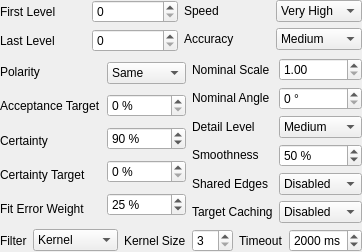
<ui version="4.0" >
 <class>CMilSearchParamsGuiComp</class>
 <widget class="QWidget" name="CMilSearchParamsGuiComp" >
  <property name="geometry" >
   <rect>
    <x>0</x>
    <y>0</y>
    <width>355</width>
    <height>236</height>
   </rect>
  </property>
  <property name="windowTitle" >
   <string>Form</string>
  </property>
  <layout class="QGridLayout" >
   <property name="margin" >
    <number>0</number>
   </property>
   <item row="0" column="0" >
    <layout class="QGridLayout" >
     <item row="0" column="0" >
      <widget class="QLabel" name="label_9" >
       <property name="toolTip" >
        <string>Sets the resolution level for the initial stage (lowest resolution) of the search.&#xd;
Level 0 is the original target and each higher level is half the size (and resolution) of the previous one. If the specified level is not supported by the search algorithm, the highest possible level will be used. &#xd;
A higher first level speeds up the initial search but might make it less reliable because the model might not retain enough distinctive features at a lower resolution.&#xd;
</string>
       </property>
       <property name="whatsThis" >
        <string>Sets the resolution level for the initial stage (lowest resolution) of the search.&#xd;
Level 0 is the original target and each higher level is half the size (and resolution) of the previous one. If the specified level is not supported by the search algorithm, the highest possible level will be used. &#xd;
A higher first level speeds up the initial search but might make it less reliable because the model might not retain enough distinctive features at a lower resolution.&#xd;
</string>
       </property>
       <property name="text" >
        <string>First Level</string>
       </property>
      </widget>
     </item>
     <item row="0" column="1" >
      <widget class="QSpinBox" name="m_spinFirstLevel" >
       <property name="toolTip" >
        <string>Sets the resolution level for the initial stage (lowest resolution) of the search.&#xd;
Level 0 is the original target and each higher level is half the size (and resolution) of the previous one. If the specified level is not supported by the search algorithm, the highest possible level will be used. &#xd;
A higher first level speeds up the initial search but might make it less reliable because the model might not retain enough distinctive features at a lower resolution.&#xd;
</string>
       </property>
       <property name="whatsThis" >
        <string>Sets the resolution level for the initial stage (lowest resolution) of the search.&#xd;
Level 0 is the original target and each higher level is half the size (and resolution) of the previous one. If the specified level is not supported by the search algorithm, the highest possible level will be used. &#xd;
A higher first level speeds up the initial search but might make it less reliable because the model might not retain enough distinctive features at a lower resolution.&#xd;
</string>
       </property>
       <property name="maximum" >
        <number>7</number>
       </property>
      </widget>
     </item>
     <item row="1" column="0" >
      <widget class="QLabel" name="label_10" >
       <property name="toolTip" >
        <string>Sets the resolution level for the final stage (the highest resolution) of the search.&#xd;
Level 0 is the original target and each higher level is half the size (and resolution) of the previous one. If the specified level is not supported by the search algorithm, the highest possible level will be used. &#xd;
A higher last level speeds up the initial search but might make it less reliable and less accurate because the model might not retain enough distinctive features at a low resolution. &#xd;
If the specified level is not supported by the search algorithm, the highest acceptable level will be used. &#xd;
</string>
       </property>
       <property name="whatsThis" >
        <string>Sets the resolution level for the final stage (the highest resolution) of the search.&#xd;
Level 0 is the original target and each higher level is half the size (and resolution) of the previous one. If the specified level is not supported by the search algorithm, the highest possible level will be used. &#xd;
A higher last level speeds up the initial search but might make it less reliable and less accurate because the model might not retain enough distinctive features at a low resolution. &#xd;
If the specified level is not supported by the search algorithm, the highest acceptable level will be used. &#xd;
</string>
       </property>
       <property name="text" >
        <string>Last Level</string>
       </property>
      </widget>
     </item>
     <item row="1" column="1" >
      <widget class="QSpinBox" name="m_spinSecondLevel" >
       <property name="toolTip" >
        <string>Sets the resolution level for the final stage (the highest resolution) of the search.&#xd;
Level 0 is the original target and each higher level is half the size (and resolution) of the previous one. If the specified level is not supported by the search algorithm, the highest possible level will be used. &#xd;
A higher last level speeds up the initial search but might make it less reliable and less accurate because the model might not retain enough distinctive features at a low resolution. &#xd;
If the specified level is not supported by the search algorithm, the highest acceptable level will be used. &#xd;
</string>
       </property>
       <property name="whatsThis" >
        <string>Sets the resolution level for the final stage (the highest resolution) of the search.&#xd;
Level 0 is the original target and each higher level is half the size (and resolution) of the previous one. If the specified level is not supported by the search algorithm, the highest possible level will be used. &#xd;
A higher last level speeds up the initial search but might make it less reliable and less accurate because the model might not retain enough distinctive features at a low resolution. &#xd;
If the specified level is not supported by the search algorithm, the highest acceptable level will be used. &#xd;
</string>
       </property>
       <property name="maximum" >
        <number>7</number>
       </property>
      </widget>
     </item>
    </layout>
   </item>
   <item row="0" column="1" >
    <layout class="QGridLayout" >
     <item row="0" column="0" >
      <widget class="QLabel" name="label_7" >
       <property name="toolTip" >
        <string>Sets the algorithm's search speed. &#xd;
Note that increasing the search speed can decrease the robustness &#xd;
and subpixel accuracy of the search operation.&#xd;
</string>
       </property>
       <property name="whatsThis" >
        <string>Sets the algorithm's search speed. &#xd;
Note that increasing the search speed can decrease the robustness &#xd;
and subpixel accuracy of the search operation.&#xd;
</string>
       </property>
       <property name="text" >
        <string>Speed</string>
       </property>
      </widget>
     </item>
     <item row="0" column="1" >
      <widget class="QComboBox" name="m_comboSpeed" >
       <property name="enabled" >
        <bool>true</bool>
       </property>
       <property name="toolTip" >
        <string>Sets the algorithm's search speed. &#xd;
Note that increasing the search speed can decrease the robustness &#xd;
and subpixel accuracy of the search operation.&#xd;
</string>
       </property>
       <property name="whatsThis" >
        <string>Sets the algorithm's search speed. &#xd;
Note that increasing the search speed can decrease the robustness &#xd;
and subpixel accuracy of the search operation.&#xd;
</string>
       </property>
       <item>
        <property name="text" >
         <string>Very High</string>
        </property>
       </item>
       <item>
        <property name="text" >
         <string>High</string>
        </property>
       </item>
       <item>
        <property name="text" >
         <string>Medium</string>
        </property>
       </item>
       <item>
        <property name="text" >
         <string>Low</string>
        </property>
       </item>
      </widget>
     </item>
     <item row="1" column="0" >
      <widget class="QLabel" name="label_8" >
       <property name="toolTip" >
        <string>Sets the accuracy with which to find occurrences. &#xd;
The precision achieved is dependent on the quality of the model and the target. &#xd;
In addition, positional accuracy is slightly affected by the setting of the Speed parameter.</string>
       </property>
       <property name="whatsThis" >
        <string>Sets the accuracy with which to find occurrences. &#xd;
The precision achieved is dependent on the quality of the model and the target. &#xd;
In addition, positional accuracy is slightly affected by the setting of the Speed parameter.</string>
       </property>
       <property name="text" >
        <string>Accuracy</string>
       </property>
      </widget>
     </item>
     <item row="1" column="1" >
      <widget class="QComboBox" name="m_comboAccuracy" >
       <property name="enabled" >
        <bool>true</bool>
       </property>
       <property name="toolTip" >
        <string>Sets the accuracy with which to find occurrences. &#xd;
The precision achieved is dependent on the quality of the model and the target. &#xd;
In addition, positional accuracy is slightly affected by the setting of the Speed parameter.</string>
       </property>
       <property name="whatsThis" >
        <string>Sets the accuracy with which to find occurrences. &#xd;
The precision achieved is dependent on the quality of the model and the target. &#xd;
In addition, positional accuracy is slightly affected by the setting of the Speed parameter.</string>
       </property>
       <item>
        <property name="text" >
         <string>Medium</string>
        </property>
       </item>
       <item>
        <property name="text" >
         <string>High</string>
        </property>
       </item>
      </widget>
     </item>
    </layout>
   </item>
   <item row="1" column="0" colspan="2" >
    <layout class="QHBoxLayout" >
     <property name="spacing" >
      <number>6</number>
     </property>
     <property name="margin" >
      <number>0</number>
     </property>
     <item>
      <layout class="QVBoxLayout" >
       <property name="spacing" >
        <number>6</number>
       </property>
       <property name="margin" >
        <number>0</number>
       </property>
       <item>
        <widget class="QLabel" name="label_12" >
         <property name="text" >
          <string>Polarity</string>
         </property>
        </widget>
       </item>
       <item>
        <widget class="QLabel" name="label_13" >
         <property name="toolTip" >
          <string/>
         </property>
         <property name="text" >
          <string>Acceptance Target</string>
         </property>
        </widget>
       </item>
       <item>
        <widget class="QLabel" name="label_14" >
         <property name="text" >
          <string>Certainty</string>
         </property>
        </widget>
       </item>
       <item>
        <widget class="QLabel" name="label_15" >
         <property name="text" >
          <string>Certainty Target</string>
         </property>
        </widget>
       </item>
       <item>
        <widget class="QLabel" name="label_16" >
         <property name="text" >
          <string>Fit Error Weight</string>
         </property>
        </widget>
       </item>
      </layout>
     </item>
     <item>
      <layout class="QVBoxLayout" >
       <property name="spacing" >
        <number>6</number>
       </property>
       <property name="margin" >
        <number>0</number>
       </property>
       <item>
        <widget class="QComboBox" name="m_comboPolarity" >
         <item>
          <property name="text" >
           <string>Same</string>
          </property>
         </item>
         <item>
          <property name="text" >
           <string>Reverse</string>
          </property>
         </item>
         <item>
          <property name="text" >
           <string>Both</string>
          </property>
         </item>
        </widget>
       </item>
       <item>
        <widget class="QSpinBox" name="m_spinAcceptanceTarget" >
         <property name="toolTip" >
          <string>Sets the acceptance level for the target score. An occurrence will be returned only if the target score between the target and the model is greater than or equal to this level. &#xd;
The target score is a measure, as a percentage, of edges found in the occurrence that are not found in the original model, weighted by the deviation in position of the common edges.&#xd;
Using M_FIT_ERROR_WEIGHTING_FACTOR, you can specify how much the fit influences the target score.</string>
         </property>
         <property name="whatsThis" >
          <string>Sets the acceptance level for the target score. An occurrence will be returned only if the target score between the target and the model is greater than or equal to this level. &#xd;
The target score is a measure, as a percentage, of edges found in the occurrence that are not found in the original model, weighted by the deviation in position of the common edges.&#xd;
Using M_FIT_ERROR_WEIGHTING_FACTOR, you can specify how much the fit influences the target score.</string>
         </property>
         <property name="suffix" >
          <string> %</string>
         </property>
         <property name="maximum" >
          <number>100</number>
         </property>
         <property name="singleStep" >
          <number>10</number>
         </property>
         <property name="value" >
          <number>0</number>
         </property>
        </widget>
       </item>
       <item>
        <widget class="QSpinBox" name="m_spinCertainty" >
         <property name="suffix" >
          <string> %</string>
         </property>
         <property name="maximum" >
          <number>100</number>
         </property>
         <property name="value" >
          <number>90</number>
         </property>
        </widget>
       </item>
       <item>
        <widget class="QSpinBox" name="m_spinCertaintyTarget" >
         <property name="suffix" >
          <string> %</string>
         </property>
         <property name="maximum" >
          <number>100</number>
         </property>
         <property name="value" >
          <number>0</number>
         </property>
        </widget>
       </item>
       <item>
        <widget class="QSpinBox" name="m_spinFitErrorWeight" >
         <property name="suffix" >
          <string> %</string>
         </property>
         <property name="maximum" >
          <number>100</number>
         </property>
         <property name="singleStep" >
          <number>5</number>
         </property>
         <property name="value" >
          <number>25</number>
         </property>
        </widget>
       </item>
      </layout>
     </item>
     <item>
      <layout class="QVBoxLayout" >
       <property name="spacing" >
        <number>6</number>
       </property>
       <property name="margin" >
        <number>0</number>
       </property>
       <item>
        <widget class="QLabel" name="label_17" >
         <property name="text" >
          <string>Nominal Scale</string>
         </property>
        </widget>
       </item>
       <item>
        <widget class="QLabel" name="label_24" >
         <property name="toolTip" >
          <string>Sets the nominal search angle, relative to the model reference axis angle.</string>
         </property>
         <property name="whatsThis" >
          <string>Sets the nominal search angle, relative to the model reference axis angle.</string>
         </property>
         <property name="text" >
          <string>Nominal Angle</string>
         </property>
        </widget>
       </item>
       <item>
        <widget class="QLabel" name="label_18" >
         <property name="text" >
          <string>Detail Level</string>
         </property>
        </widget>
       </item>
       <item>
        <widget class="QLabel" name="label_19" >
         <property name="text" >
          <string>Smoothness</string>
         </property>
        </widget>
       </item>
       <item>
        <widget class="QLabel" name="label_20" >
         <property name="text" >
          <string>Shared Edges</string>
         </property>
        </widget>
       </item>
       <item>
        <widget class="QLabel" name="label_21" >
         <property name="text" >
          <string>Target Caching</string>
         </property>
        </widget>
       </item>
      </layout>
     </item>
     <item>
      <layout class="QVBoxLayout" >
       <property name="spacing" >
        <number>6</number>
       </property>
       <property name="margin" >
        <number>0</number>
       </property>
       <item>
        <widget class="QDoubleSpinBox" name="m_spinNominalScale" >
         <property name="minimum" >
          <double>1.000000000000000</double>
         </property>
         <property name="maximum" >
          <double>2.000000000000000</double>
         </property>
         <property name="singleStep" >
          <double>0.100000000000000</double>
         </property>
         <property name="value" >
          <double>1.000000000000000</double>
         </property>
        </widget>
       </item>
       <item>
        <widget class="QSpinBox" name="m_spinNominalAngle" >
         <property name="toolTip" >
          <string>Sets the nominal search angle, relative to the model reference axis angle.</string>
         </property>
         <property name="whatsThis" >
          <string>Sets the nominal search angle, relative to the model reference axis angle.</string>
         </property>
         <property name="suffix" >
          <string> °</string>
         </property>
         <property name="minimum" >
          <number>0</number>
         </property>
         <property name="maximum" >
          <number>360</number>
         </property>
        </widget>
       </item>
       <item>
        <widget class="QComboBox" name="m_comboDetailLevel" >
         <item>
          <property name="text" >
           <string>Medium</string>
          </property>
         </item>
         <item>
          <property name="text" >
           <string>High</string>
          </property>
         </item>
         <item>
          <property name="text" >
           <string>Very High</string>
          </property>
         </item>
        </widget>
       </item>
       <item>
        <widget class="QSpinBox" name="m_spinSmoothness" >
         <property name="suffix" >
          <string> %</string>
         </property>
         <property name="maximum" >
          <number>100</number>
         </property>
         <property name="singleStep" >
          <number>1</number>
         </property>
         <property name="value" >
          <number>50</number>
         </property>
        </widget>
       </item>
       <item>
        <widget class="QComboBox" name="m_comboSharedEdges" >
         <property name="enabled" >
          <bool>true</bool>
         </property>
         <item>
          <property name="text" >
           <string>Disabled</string>
          </property>
         </item>
         <item>
          <property name="text" >
           <string>Enabled</string>
          </property>
         </item>
         <item>
          <property name="text" >
           <string/>
          </property>
         </item>
        </widget>
       </item>
       <item>
        <widget class="QComboBox" name="m_comboTargetCaching" >
         <item>
          <property name="text" >
           <string>Disabled</string>
          </property>
         </item>
         <item>
          <property name="text" >
           <string>Enabled</string>
          </property>
         </item>
        </widget>
       </item>
      </layout>
     </item>
    </layout>
   </item>
   <item row="2" column="0" colspan="2" >
    <layout class="QHBoxLayout" >
     <item>
      <widget class="QLabel" name="label_22" >
       <property name="text" >
        <string>Filter</string>
       </property>
      </widget>
     </item>
     <item>
      <widget class="QComboBox" name="m_comboFilterType" >
       <item>
        <property name="text" >
         <string>Kernel</string>
        </property>
       </item>
       <item>
        <property name="text" >
         <string>Recursive</string>
        </property>
       </item>
      </widget>
     </item>
     <item>
      <widget class="QLabel" name="m_labelKernelSize" >
       <property name="text" >
        <string>Kernel Size</string>
       </property>
      </widget>
     </item>
     <item>
      <widget class="QSpinBox" name="m_spinKernelSize" >
       <property name="minimum" >
        <number>3</number>
       </property>
       <property name="singleStep" >
        <number>2</number>
       </property>
       <property name="value" >
        <number>3</number>
       </property>
      </widget>
     </item>
     <item>
      <spacer>
       <property name="orientation" >
        <enum>Qt::Horizontal</enum>
       </property>
       <property name="sizeHint" stdset="0" >
        <size>
         <width>40</width>
         <height>20</height>
        </size>
       </property>
      </spacer>
     </item>
     <item>
      <widget class="QLabel" name="label_11" >
       <property name="toolTip" >
        <string>Sets the maximum search time, in msec.&#xd;
If a search times out, the number of occurrences found at that point will be returned.</string>
       </property>
       <property name="whatsThis" >
        <string>Sets the maximum search time, in msec.&#xd;
If a search times out, the number of occurrences found at that point will be returned.</string>
       </property>
       <property name="text" >
        <string>Timeout</string>
       </property>
      </widget>
     </item>
     <item>
      <widget class="QSpinBox" name="m_spinTimeout" >
       <property name="toolTip" >
        <string>Sets the maximum search time, in msec.&#xd;
If a search times out, the number of occurrences found at that point will be returned.</string>
       </property>
       <property name="whatsThis" >
        <string>Sets the maximum search time, in msec.&#xd;
If a search times out, the number of occurrences found at that point will be returned.</string>
       </property>
       <property name="suffix" >
        <string> ms</string>
       </property>
       <property name="minimum" >
        <number>0</number>
       </property>
       <property name="maximum" >
        <number>3000</number>
       </property>
       <property name="singleStep" >
        <number>10</number>
       </property>
       <property name="value" >
        <number>2000</number>
       </property>
      </widget>
     </item>
    </layout>
   </item>
  </layout>
 </widget>
 <resources/>
 <connections/>
</ui>
